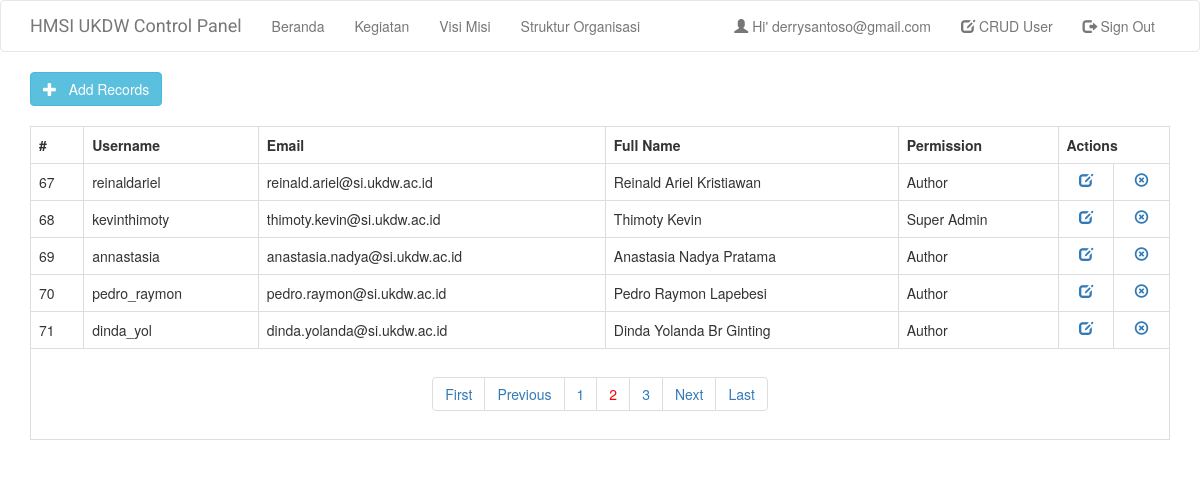
Page /listuser.php?page_no=2 (signed in) on the committed database.
### tables this page shows
CREATE TABLE `users` (
  `userId` int(11) NOT NULL,
  `userName` varchar(30) NOT NULL,
  `userEmail` varchar(60) NOT NULL,
  `userPass` varchar(255) NOT NULL,
  `fullname` varchar(50) NOT NULL,
  `kodePermission` int(10) NOT NULL,
  `userStatus` enum('Y','N') NOT NULL DEFAULT 'N',
  `tokenCode` varchar(255) NOT NULL
);

### class.user.php (called while the page is built, shortened)
<?php
class USER
{
	private $conn;
	public function __construct()
	{
		$database = new Database();
		$db = $database->dbConnection();
		$this->conn = $db;
    }
	public function runQuery($sql)
	{
		$stmt = $this->conn->prepare($sql);
		return $stmt;
	}
	public function crudLabel($permission)
	{
		if ($permission == 1)
		{
			$label = "CRUD User";
		}
		else
		{
			$label = "CRUD Content";
		}
		return $label;
	}
	public function crudLink($permission){
		if ($permission == 1)
		{
			$link = "listuser.php";
		}
		else
		{
			$link = "crud_berita_utama.php";
		}
		return $link;
	}
}
?>

### class.crud.php (the view, shortened to what this page needs)
<?php
class crud
{
 private $db;
 function __construct($DB_con)
 {
  $this->db = $DB_con;
 }
 public function dataview($query)
 {
  $stmt = $this->db->prepare($query);
  $stmt->execute();
  if($stmt->rowCount()>0)
  {
   while($row=$stmt->fetch(PDO::FETCH_ASSOC))
   {
    if($row['kodePermission']==1){
      $namaPermission = "Super Admin";
    } else{
      $namaPermission = "Author";
    }
    ?>
                <tr>
                <td><?php print($row['userId']); ?></td>
                <td><?php print($row['userName']); ?></td>
                <td><?php print($row['userEmail']); ?></td>
                <td><?php print($row['fullname']); ?></td>
                <td><?php print($namaPermission); ?></td>
                <td align="center">
                <a href="edit-data.php?edit_id=<?php print($row['userId']); ?>"><i class="glyphicon glyphicon-edit"></i></a>
                </td>
                <td align="center">
                <a href="delete.php?delete_id=<?php print($row['userId']); ?>"><i class="glyphicon glyphicon-remove-circle"></i></a>
                </td>
                </tr>
                <?php
   }
  }
  else
  {
   ?>
            <tr>
            <td>Nothing here...</td>
            </tr>
            <?php
  }
 }
 public function paginglink($query,$records_per_page)
 {
  $self = $_SERVER['PHP_SELF'];
  $stmt = $this->db->prepare($query);
  $stmt->execute();
  $total_no_of_records = $stmt->rowCount();
  if($total_no_of_records > 0)
  {
   ?><ul class="pagination"><?php
   $total_no_of_pages=ceil($total_no_of_records/$records_per_page);
   $current_page=1;
   if(isset($_GET["page_no"]))
   {
    $current_page=$_GET["page_no"];
   }
   if($current_page!=1)
   {
    $previous =$current_page-1;
    echo "<li><a href='".$self."?page_no=1'>First</a></li>";
    echo "<li><a href='".$self."?page_no=".$previous."'>Previous</a></li>";
   }
   for($i=1;$i<=$total_no_of_pages;$i++)
   {
    if($i==$current_page)
    {
     echo "<li><a href='".$self."?page_no=".$i."' style='color:red;'>".$i."</a></li>";
    }
    else
    {
     echo "<li><a href='".$self."?page_no=".$i."'>".$i."</a></li>";
    }
   }
   if($current_page!=$total_no_of_pages)
   {
    $next=$current_page+1;
    echo "<li><a href='".$self."?page_no=".$next."'>Next</a></li>";
    echo "<li><a href='".$self."?page_no=".$total_no_of_pages."'>Last</a></li>";
   }
   ?></ul><?php
  }
 }
}

### header.php (shortened to what this page needs)
<?php
	require_once("class.user.php");
	$auth_user = new USER();
  if ($_SESSION['user_session']!=""){
  $userId = $_SESSION['user_session'];
  $stmt = $auth_user->runQuery("SELECT * FROM users WHERE userId=:userId");
  $stmt->execute(array(":userId"=>$userId));
  $userRow=$stmt->fetch(PDO::FETCH_ASSOC);
  $viewcrudLabel=$auth_user->crudLabel($userRow['kodePermission']);
  $crudLink=$auth_user->crudLink($userRow['kodePermission']);
  $userinfo="yes";
  } else{
  $userinfo="none";
  $signinbutton="yes";
  }
?>
<!DOCTYPE html PUBLIC "-//W3C//DTD XHTML 1.0 Transitional//EN" "http://www.w3.org/TR/xhtml1/DTD/xhtml1-transitional.dtd">
<html xmlns="http://www.w3.org/1999/xhtml">
<head>
    <link href="bootstrap/css/bootstrap.min.css" rel="stylesheet" media="screen">
    <link href="css/font-face.css" rel="stylesheet" type="text/css">
  <link rel="stylesheet" href="css/monthly.css">
    <link rel="stylesheet" href="css/style.css" type="text/css"  />
</head>
<body>
<nav class="navbar navbar-default">
      <div class="container">
        <div class="navbar-header">
          <a class="navbar-brand" href="index.php">HMSI UKDW Control Panel</a>
        </div>
        <div id="navbar" class="navbar-collapse collapse">
          <ul class="nav navbar-nav">
            <li><a href="index.php">Beranda</a></li>
            <li><a href="kegiatan.php">Kegiatan</a></li>
            <li><a href="visimisi?visimisi_id=1.php">Visi Misi</a></li>
            <li><a href="struktur.php">Struktur Organisasi</a></li>
          </ul>
          <ul class="nav navbar-nav navbar-right">
                <li><a href="" style="display:<?php echo $userinfo ?>;"><span class="glyphicon glyphicon-user"></span>&nbsp;Hi' <?php echo $userRow['userEmail']; ?></a></li>
                <li><a href="<?php echo $crudLink ?>" style="display:<?php echo $userinfo ?>;"><span class="glyphicon glyphicon-edit"></span>&nbsp;<?php echo $viewcrudLabel ?></a></li>
                <li><a href="logout.php?logout=true" style="display:<?php echo $userinfo ?>;"><span class="glyphicon glyphicon-log-out"></span>&nbsp;Sign Out</a></li>
          </ul>
        </div>
      </div>
    </nav>

### css/style.css (style rules this page uses)
body { background:#FFFFFF; }
.navbar-brand { font-family: 'Roboto', sans-serif; }

### rows in the picture
users: userEmail "derrysantoso@gmail.com", kodePermission "CRUD User"
users: userId "67", userName "reinaldariel", userEmail "reinald.ariel@si.ukdw.ac.id", fullname "Reinald Ariel Kristiawan", kodePermission "Author"
users: userId "68", userName "kevinthimoty", userEmail "thimoty.kevin@si.ukdw.ac.id", fullname "Thimoty Kevin", kodePermission "Super Admin"
users: userId "69", userName "annastasia", userEmail "anastasia.nadya@si.ukdw.ac.id", fullname "Anastasia Nadya Pratama", kodePermission "Author"
users: userId "70", userName "pedro_raymon", userEmail "pedro.raymon@si.ukdw.ac.id", fullname "Pedro Raymon Lapebesi", kodePermission "Author"
users: userId "71", userName "dinda_yol", userEmail "dinda.yolanda@si.ukdw.ac.id", fullname "Dinda Yolanda Br Ginting", kodePermission "Author"
